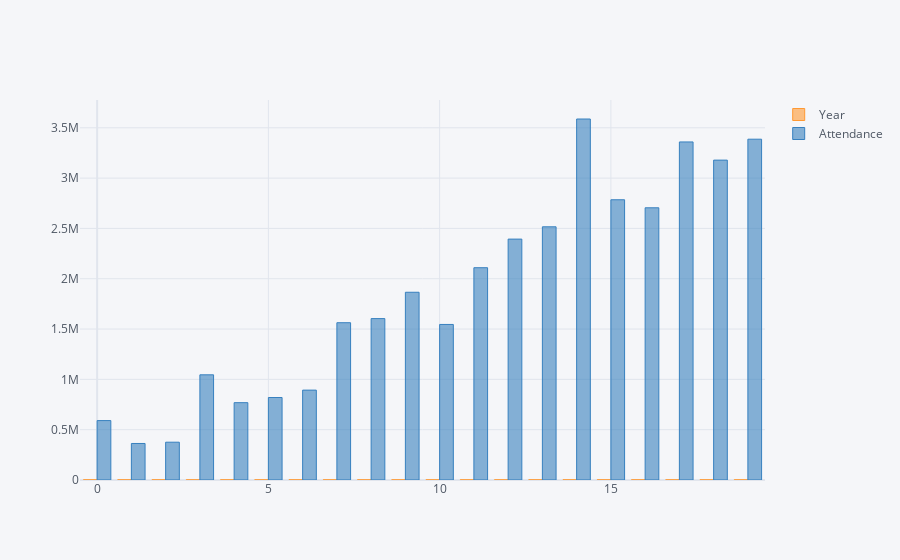

Source (notebook cell):
### Code cell
attendance.iplot(kind='bar')

### Figure 1 — Plotly figure (JSON) as saved in the notebook; plotly's stock layout.template omitted (floating-point values rounded to 4 significant figures)
{"data": [{"marker": {"color": "rgba(255, 153, 51, 0.6)", "line": {"color": "rgba(255, 153, 51, 1.0)", "width": 1}}, "name": "Year", "orientation": "v", "text": "", "type": "bar", "x": [0, 1, 2, 3, 4, 5, 6, 7, 8, 9, 10, 11, 12, 13, 14, 15, 16, 17, 18, 19], "y": [1930, 1934, 1938, 1950, 1954, 1958, 1962, 1966, 1970, 1974, 1978, 1982, 1986, 1990, 1994, 1998, 2002, 2006, 2010, 2014]}, {"marker": {"color": "rgba(55, 128, 191, 0.6)", "line": {"color": "rgba(55, 128, 191, 1.0)", "width": 1}}, "name": "Attendance", "orientation": "v", "text": "", "type": "bar", "x": [0, 1, 2, 3, 4, 5, 6, 7, 8, 9, 10, 11, 12, 13, 14, 15, 16, 17, 18, 19], "y": ["590549", "363000", "375700", "1045246", "768607", "819810", "893172", "1563135", "1603975", "1865753", "1545791", "2109723", "2394031", "2516215", "3587538", "2785100", "2705197", "3359439", "3178856", "3386810"]}], "layout": {"legend": {"bgcolor": "#F5F6F9", "font": {"color": "#4D5663"}}, "paper_bgcolor": "#F5F6F9", "plot_bgcolor": "#F5F6F9", "title": {"font": {"color": "#4D5663"}}, "xaxis": {"gridcolor": "#E1E5ED", "showgrid": true, "tickfont": {"color": "#4D5663"}, "title": {"font": {"color": "#4D5663"}, "text": ""}, "zerolinecolor": "#E1E5ED"}, "yaxis": {"gridcolor": "#E1E5ED", "showgrid": true, "tickfont": {"color": "#4D5663"}, "title": {"font": {"color": "#4D5663"}, "text": ""}, "zerolinecolor": "#E1E5ED"}}}
